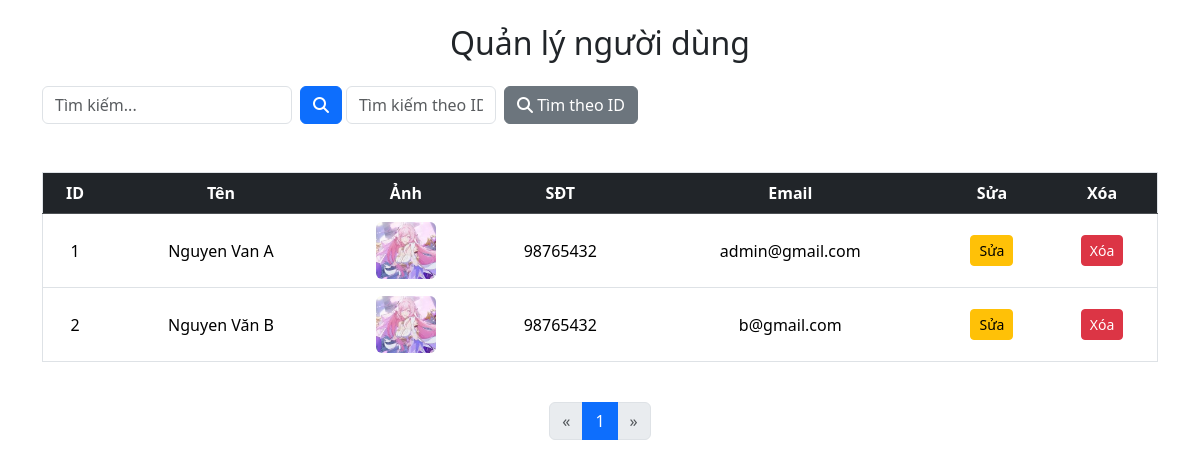
/qlnd.php, run on an earlier commit of the app's database.
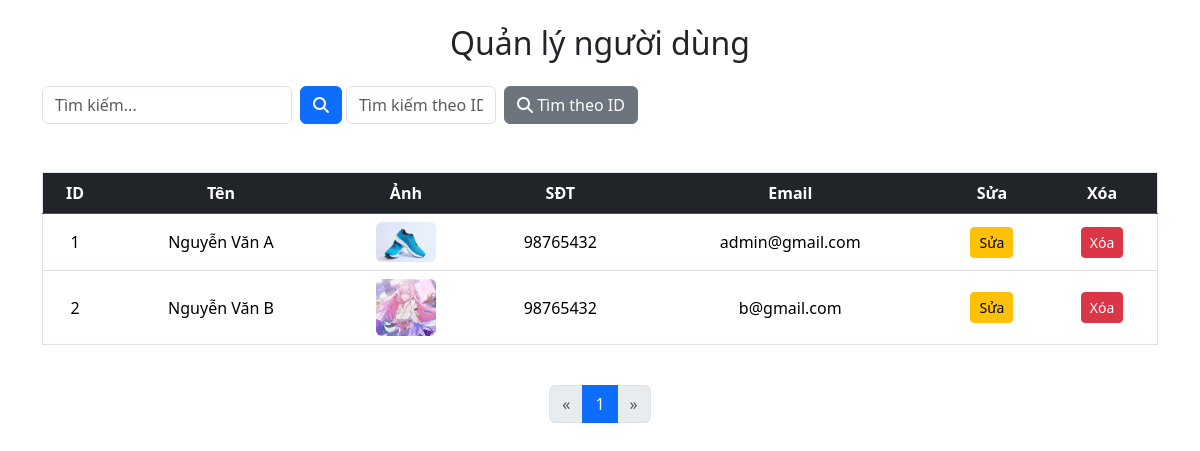
And on a later commit of the database.
### tables this page shows
CREATE TABLE `users` (
  `iduser` int(10) NOT NULL,
  `idtk` int(10) NOT NULL,
  `Ten_user` varchar(200) NOT NULL,
  `Anh_user` varchar(200) NOT NULL,
  `sdt` int(20) NOT NULL,
  `email` varchar(200) NOT NULL,
  `diachi` varchar(200) NOT NULL,
  `ngaysinh` date DEFAULT NULL
);

### qlnd.php (the view, shortened to what this page needs)
<?php
$conn = connectData();
$limit = 12;
$page = isset($_GET['page']) ? (int)$_GET['page'] : 1;
$offset = ($page - 1) * $limit;
$whereClause = '';
$sql = "SELECT * FROM users $whereClause LIMIT $limit OFFSET $offset";
$stmt = $conn->prepare($sql);
$stmt->execute();
$result = $stmt->get_result();
?>
<!DOCTYPE html>
<html lang="vi">
<head>
    <link rel="stylesheet" href="./assets/fonts/css/all.min.css">
    <link href="./assets/bootstrap/css/bootstrap.min.css" rel="stylesheet">
</head>
<body>
    <div class="container mb-5 mt-4">
        <h2 class="text-center mb-4">Quản lý người dùng</h2>
        <div class="row g-2 mb-4">
            <div class="d-flex justify-content-between align-items-center mb-3 ">
                <div class="d-flex flex-wrap">
                    <div class="col-12 col-md-6 mb-2">
                        <form action="" method="GET" class="d-flex me-3" style="max-width: 400px;">
                            <input type="text" name="query" class="form-control me-2" placeholder="Tìm kiếm..." style="width: 250px;">
                            <button type="submit" class="btn btn-primary"><i class="fa-solid fa-magnifying-glass"></i></button>
                        </form>
                    </div>
                    <div class="col-12 col-md-6">
                    <form action="" method="GET" class="d-flex" style="max-width: 400px;">
                        <input type="text" name="queryid" class="form-control me-2" placeholder="Tìm kiếm theo ID..." style="width: 150px;">
                        <button type="submit" class="btn btn-secondary"><i class="fa-solid fa-magnifying-glass"></i> Tìm theo ID</button>
                    </form>
                    </div>
                </div>
            </div>
        </div>
        <div class="table-responsive">
            <table class="table table-hover border align-middle text-center">
                <thead class="table-dark">
                    <tr>
                        <th>ID</th>
                        <th>Tên</th>
                        <th>Ảnh</th>
                        <th>SĐT</th>
                        <th>Email</th>
                        <th>Sửa</th>
                        <th>Xóa</th>
                    </tr>
                </thead>
                <tbody>
                    <?php if ($result->num_rows > 0): ?>
                        <?php while ($row = $result->fetch_assoc()): ?>
                            <tr>
                                <td><?= $row['iduser'] ?></td>
                                <td><?= htmlspecialchars($row['Ten_user']) ?></td>
                                <td><img src="./assets/img/<?= $row['Anh_user'] ?>" class="img-fluid rounded" style="max-width: 60px;"></td>
                                <td><?= $row['sdt'] ?></td>
                                <td><?= htmlspecialchars($row['email']) ?></td>
                                <td><a href="./ad/suasanpham.php?id=<?= $row['iduser'] ?>" class="btn btn-warning btn-sm">Sửa</a></td>
                                <td><a href="./ad/xoasanpham.php?id=<?= $row['iduser'] ?>" class="btn btn-danger btn-sm" onclick="return confirm('Bạn có chắc muốn xóa không?');">Xóa</a></td>
                            </tr>
                        <?php endwhile; ?>
                    <?php else: ?>
                        <tr>
                            <td colspan="9" class="text-center text-muted">Không tìm thấy người dùng nào.</td>
                        </tr>
                    <?php endif; ?>
                </tbody>
            </table>
        </div>
        <?php
            include "./assets/layout/navigation/navigation.php"
        ?>
    </div>
</body>
</html>

What changed in the data, as far as the page shows it:
changed users "admin@gmail.com": Ten_user "Nguyen Van A" → "Nguyễn Văn A"; Anh_user: a different picture
changed users "b@gmail.com": Ten_user "Nguyen Văn B" → "Nguyễn Văn B"
